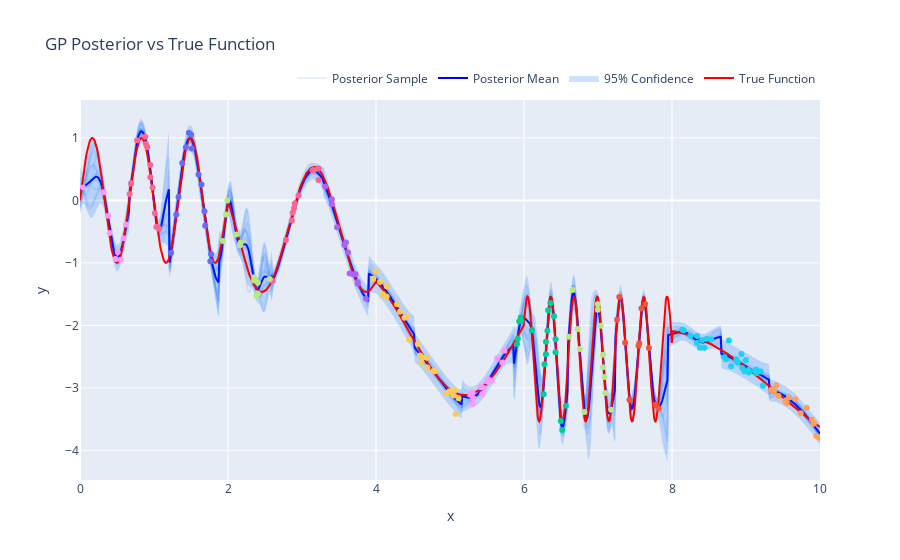

The notebook cell saved with this chart:
### Markdown cell above
## Plotting

### Code cell
# Plot the predictions

fig = go.Figure()

# Plot posterior samples
for i in range(num_posterior_samples):
    fig.add_trace(
        go.Scatter(
            x=true_x,
            y=samples[:, i],
            mode="lines",
            line=dict(color="rgba(0,100,255,0.1)"),
            name="Posterior Sample",
            legendgroup="posterior_sample",
            showlegend=(i == 0),
        )
    )

# Plot mean prediction
fig.add_trace(
    go.Scatter(
        x=true_x,
        y=mean,
        mode="lines",
        line=dict(color="blue"),
        name="Posterior Mean",
    )
)

# Plot confidence bounds
fig.add_trace(
    go.Scatter(
        x=torch.cat([true_x, true_x.flip(0)]),
        y=torch.cat([upper, lower.flip(0)]),
        fill="toself",
        fillcolor="rgba(0,100,255,0.2)",
        line=dict(color="rgba(255,255,255,0)"),
        name="95% Confidence",
    )
)

# Plot true function
fig.add_trace(
    go.Scatter(
        x=true_x, y=true_y, mode="lines", line=dict(color="red"), name="True Function"
    )
)

# Plot training data
for part_x, part_y in model.partitions:
    fig.add_trace(
        go.Scatter(
            x=part_x.view(-1),
            y=part_y.view(-1),
            mode="markers",
            name="Training Data",
            legendgroup="training_data",
            showlegend=(i == 0),
        )
    )

# Update layout
fig.update_xaxes(range=[0, 10])
fig.update_layout(
    title="GP Posterior vs True Function", xaxis_title="x", yaxis_title="y"
)
fig.update_layout(
    legend=dict(orientation="h", yanchor="bottom", y=1.02, xanchor="right", x=1)
)

if image_type == "html":
    fig.show()
elif image_type == "static":
    display(Image(fig.to_image(format="png", width=900, height=350)))

### Figure 1 — Plotly figure (JSON) as saved in the notebook; plotly's stock layout.template omitted (floating-point values rounded to 4 significant figures; data arrays with more than 128 entries replaced by an {"elided": "..."} marker saying what was removed)
{"data": [{"legendgroup": "posterior_sample", "line": {"color": "rgba(0,100,255,0.1)"}, "mode": "lines", "name": "Posterior Sample", "showlegend": true, "type": "scatter", "x": {"elided": "1000 float values"}, "y": {"elided": "1000 float values"}}, {"legendgroup": "posterior_sample", "line": {"color": "rgba(0,100,255,0.1)"}, "mode": "lines", "name": "Posterior Sample", "showlegend": false, "type": "scatter", "x": {"elided": "1000 float values"}, "y": {"elided": "1000 float values"}}, {"legendgroup": "posterior_sample", "line": {"color": "rgba(0,100,255,0.1)"}, "mode": "lines", "name": "Posterior Sample", "showlegend": false, "type": "scatter", "x": {"elided": "1000 float values"}, "y": {"elided": "1000 float values"}}, {"legendgroup": "posterior_sample", "line": {"color": "rgba(0,100,255,0.1)"}, "mode": "lines", "name": "Posterior Sample", "showlegend": false, "type": "scatter", "x": {"elided": "1000 float values"}, "y": {"elided": "1000 float values"}}, {"legendgroup": "posterior_sample", "line": {"color": "rgba(0,100,255,0.1)"}, "mode": "lines", "name": "Posterior Sample", "showlegend": false, "type": "scatter", "x": {"elided": "1000 float values"}, "y": {"elided": "1000 float values"}}, {"legendgroup": "posterior_sample", "line": {"color": "rgba(0,100,255,0.1)"}, "mode": "lines", "name": "Posterior Sample", "showlegend": false, "type": "scatter", "x": {"elided": "1000 float values"}, "y": {"elided": "1000 float values"}}, {"legendgroup": "posterior_sample", "line": {"color": "rgba(0,100,255,0.1)"}, "mode": "lines", "name": "Posterior Sample", "showlegend": false, "type": "scatter", "x": {"elided": "1000 float values"}, "y": {"elided": "1000 float values"}}, {"legendgroup": "posterior_sample", "line": {"color": "rgba(0,100,255,0.1)"}, "mode": "lines", "name": "Posterior Sample", "showlegend": false, "type": "scatter", "x": {"elided": "1000 float values"}, "y": {"elided": "1000 float values"}}, {"legendgroup": "posterior_sample", "line": {"color": "rgba(0,100,255,0.1)"}, "mode": "lines", "name": "Posterior Sample", "showlegend": false, "type": "scatter", "x": {"elided": "1000 float values"}, "y": {"elided": "1000 float values"}}, {"legendgroup": "posterior_sample", "line": {"color": "rgba(0,100,255,0.1)"}, "mode": "lines", "name": "Posterior Sample", "showlegend": false, "type": "scatter", "x": {"elided": "1000 float values"}, "y": {"elided": "1000 float values"}}, {"legendgroup": "posterior_sample", "line": {"color": "rgba(0,100,255,0.1)"}, "mode": "lines", "name": "Posterior Sample", "showlegend": false, "type": "scatter", "x": {"elided": "1000 float values"}, "y": {"elided": "1000 float values"}}, {"legendgroup": "posterior_sample", "line": {"color": "rgba(0,100,255,0.1)"}, "mode": "lines", "name": "Posterior Sample", "showlegend": false, "type": "scatter", "x": {"elided": "1000 float values"}, "y": {"elided": "1000 float values"}}, {"line": {"color": "blue"}, "mode": "lines", "name": "Posterior Mean", "type": "scatter", "x": {"elided": "1000 float values"}, "y": {"elided": "1000 float values"}}, {"fill": "toself", "fillcolor": "rgba(0,100,255,0.2)", "line": {"color": "rgba(255,255,255,0)"}, "name": "95% Confidence", "type": "scatter", "x": {"elided": "2000 float values"}, "y": {"elided": "2000 float values"}}, {"line": {"color": "red"}, "mode": "lines", "name": "True Function", "type": "scatter", "x": {"elided": "1000 float values"}, "y": {"elided": "1000 float values"}}, {"legendgroup": "training_data", "mode": "markers", "name": "Training Data", "showlegend": false, "type": "scatter", "x": [8.709, 8.729, 8.769, 8.799, 8.869, 8.889, 8.939, 8.949, 8.979, 8.999, 9.039, 9.039, 9.119, 9.129, 9.139, 9.139, 9.199, 9.229], "y": [-2.51, -2.544, -2.242, -2.656, -2.541, -2.595, -2.46, -2.683, -2.734, -2.555, -2.711, -2.753, -2.732, -2.72, -2.763, -2.707, -2.738, -2.966]}, {"legendgroup": "training_data", "mode": "markers", "name": "Training Data", "showlegend": false, "type": "scatter", "x": [2.603, 2.783, 2.863, 2.873, 2.893, 2.903, 2.953, 3.143, 3.163, 3.223, 3.223], "y": [-1.29, -0.6329, -0.3217, -0.1973, -0.1205, -0.04587, 0.07765, 0.4805, 0.487, 0.5157, 0.3265]}, {"legendgroup": "training_data", "mode": "markers", "name": "Training Data", "showlegend": false, "type": "scatter", "x": [6.607, 6.657, 6.727, 6.757, 6.817, 6.997, 6.997, 7.037, 7.067, 7.067, 7.087, 7.097, 7.177], "y": [-2.181, -1.436, -2.058, -2.38, -3.388, -1.749, -1.663, -2.005, -2.47, -2.67, -2.825, -3.084, -3.349]}, {"legendgroup": "training_data", "mode": "markers", "name": "Training Data", "showlegend": false, "type": "scatter", "x": [0.04004, 0.3203, 0.3804, 0.4004, 0.4805, 0.5105, 0.5506, 0.5906, 0.6206], "y": [0.2077, 0.1287, -0.2448, -0.5221, -0.9373, -0.8262, -0.9501, -0.6049, -0.3849]}, {"legendgroup": "training_data", "mode": "markers", "name": "Training Data", "showlegend": false, "type": "scatter", "x": [4.565, 4.595, 4.615, 4.635, 4.685, 4.695, 4.775, 4.795, 4.955, 4.975, 4.995, 5.045, 5.065, 5.075, 5.115], "y": [-2.297, -2.485, -2.592, -2.514, -2.519, -2.675, -2.732, -2.734, -3.083, -3.08, -3.054, -3.123, -3.044, -3.419, -3.166]}, {"legendgroup": "training_data", "mode": "markers", "name": "Training Data", "showlegend": false, "type": "scatter", "x": [1.231, 1.301, 1.331, 1.381, 1.431, 1.471, 1.502, 1.512, 1.602, 1.642, 1.682, 1.692, 1.762, 1.772], "y": [-0.8383, -0.2262, 0.05284, 0.6002, 0.8506, 1.084, 1.05, 0.8321, 0.4141, 0.2538, -0.174, -0.4049, -0.972, -0.8608]}, {"legendgroup": "training_data", "mode": "markers", "name": "Training Data", "showlegend": false, "type": "scatter", "x": [7.257, 7.287, 7.367, 7.427, 7.427, 7.548, 7.558, 7.588, 7.638, 7.688, 7.778, 7.818], "y": [-1.911, -1.547, -2.278, -3.192, -3.196, -2.326, -2.285, -1.73, -1.659, -2.361, -3.271, -3.328]}, {"legendgroup": "training_data", "mode": "markers", "name": "Training Data", "showlegend": false, "type": "scatter", "x": [5.906, 5.916, 5.936, 5.956, 5.966, 6.106, 6.266, 6.276, 6.296, 6.296, 6.316, 6.326, 6.356, 6.406, 6.426, 6.426, 6.496, 6.517, 6.567], "y": [-2.297, -2.214, -1.934, -1.876, -1.931, -2.077, -3.104, -2.623, -2.261, -2.461, -2.087, -1.76, -1.644, -1.855, -2.431, -2.221, -3.531, -3.675, -3.285]}, {"legendgroup": "training_data", "mode": "markers", "name": "Training Data", "showlegend": false, "type": "scatter", "x": [3.313, 3.403, 3.403, 3.473, 3.574, 3.594, 3.624, 3.644, 3.694, 3.724, 3.754, 3.754, 3.864], "y": [0.2229, 0.01949, -0.06092, -0.4301, -0.7158, -0.6753, -0.8355, -1.169, -1.183, -1.181, -1.304, -1.336, -1.574]}, {"legendgroup": "training_data", "mode": "markers", "name": "Training Data", "showlegend": false, "type": "scatter", "x": [9.339, 9.359, 9.379, 9.409, 9.439, 9.53, 9.55, 9.58, 9.67, 9.74, 9.82, 9.89, 9.91, 9.92, 9.95, 9.99], "y": [-3.035, -3.04, -3.064, -2.96, -3.129, -3.207, -3.244, -3.155, -3.183, -3.406, -3.32, -3.509, -3.574, -3.563, -3.771, -3.795]}, {"legendgroup": "training_data", "mode": "markers", "name": "Training Data", "showlegend": false, "type": "scatter", "x": [8.138, 8.158, 8.248, 8.338, 8.338, 8.378, 8.408, 8.438, 8.468, 8.529], "y": [-2.067, -2.079, -2.166, -2.282, -2.169, -2.359, -2.236, -2.359, -2.214, -2.226]}, {"legendgroup": "training_data", "mode": "markers", "name": "Training Data", "showlegend": false, "type": "scatter", "x": [0.6707, 0.6907, 0.6907, 0.7708, 0.8809, 0.8909, 0.9109, 0.951, 0.951, 0.981, 1.011, 1.031, 1.051, 1.071], "y": [0.1016, 0.2749, 0.2694, 0.9626, 1.019, 0.9014, 0.85, 0.3718, 0.5676, 0.208, -0.2041, -0.4256, -0.4294, -0.4536]}, {"legendgroup": "training_data", "mode": "markers", "name": "Training Data", "showlegend": false, "type": "scatter", "x": [1.932, 1.972, 1.992, 2.112, 2.162, 2.172, 2.352, 2.352, 2.382, 2.402, 2.402, 2.563], "y": [-0.6498, -0.2264, -0.00178, -0.5455, -0.7168, -0.6735, -1.281, -1.229, -1.532, -1.319, -1.492, -1.257]}, {"legendgroup": "training_data", "mode": "markers", "name": "Training Data", "showlegend": false, "type": "scatter", "x": [5.275, 5.305, 5.305, 5.315, 5.415, 5.435, 5.455, 5.506, 5.516, 5.566, 5.636, 5.706, 5.736], "y": [-3.11, -3.259, -3.081, -3.167, -2.992, -3.098, -3.001, -2.899, -2.863, -2.886, -2.53, -2.594, -2.408]}, {"legendgroup": "training_data", "mode": "markers", "name": "Training Data", "showlegend": false, "type": "scatter", "x": [3.964, 3.994, 4.054, 4.094, 4.144, 4.144, 4.284, 4.324, 4.384, 4.414, 4.444], "y": [-1.251, -1.137, -1.308, -1.501, -1.373, -1.539, -1.661, -1.781, -1.88, -1.861, -2.228]}], "layout": {"legend": {"orientation": "h", "x": 1, "xanchor": "right", "y": 1.02, "yanchor": "bottom"}, "title": {"text": "GP Posterior vs True Function"}, "xaxis": {"range": [0, 10], "title": {"text": "x"}}, "yaxis": {"title": {"text": "y"}}}}
